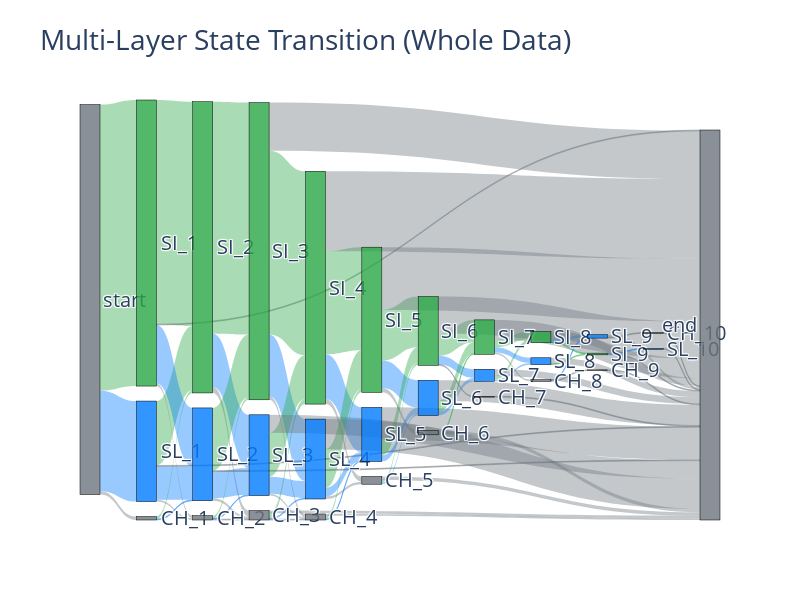

Source (notebook cell):
### Code cell
eda.Transition.Probability.visualizer(layered=True, grouped=False)
